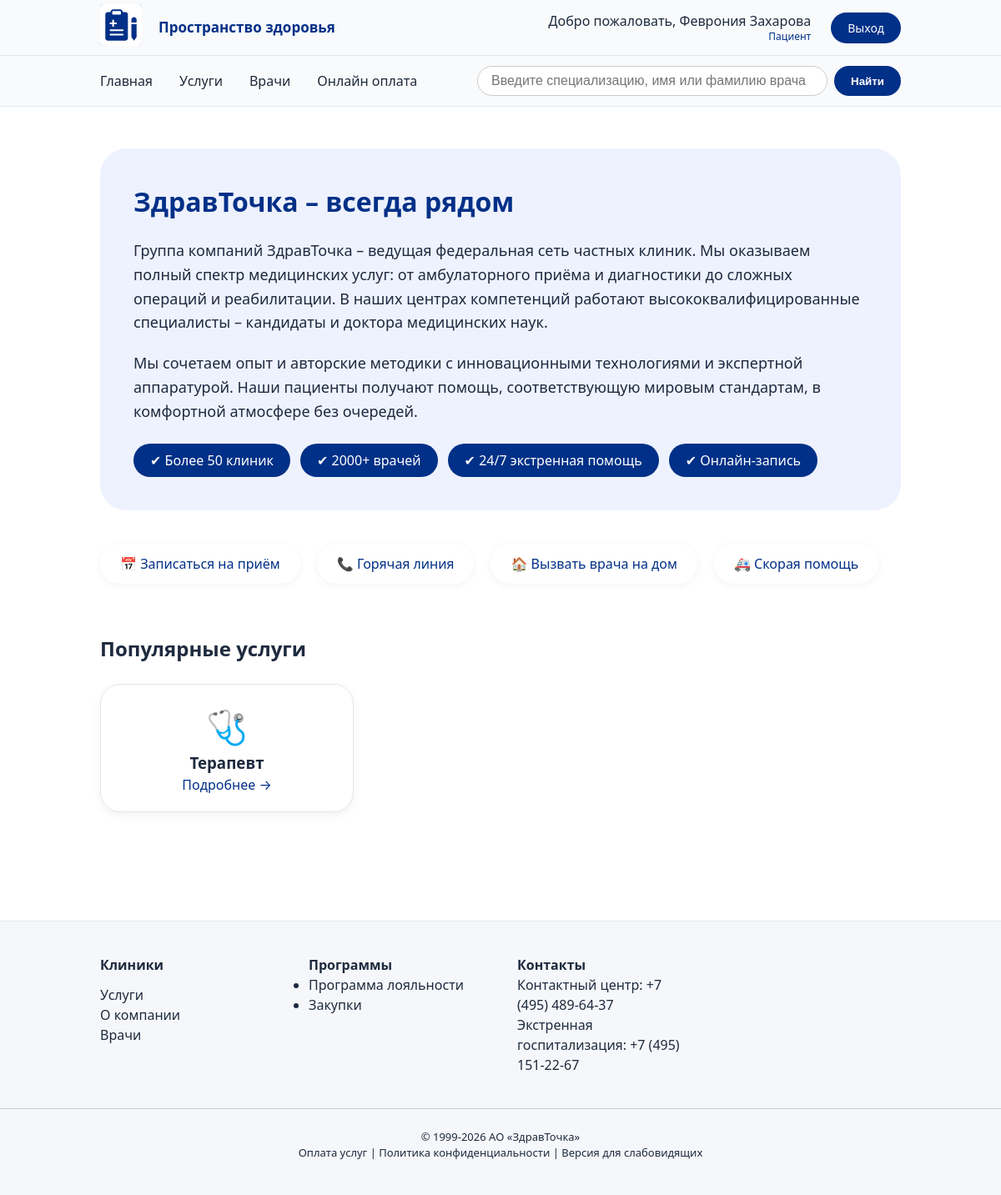
Page / (signed in) on the committed database.
### users/models.py (models this page shows, shortened)
class CustomUser(AbstractUser):
    ROLE_CHOICES = [
        ('admin', 'Администратор'),
        ('doctor', 'Врач'),
        ('patient', 'Пациент'),
    ]
    role = models.CharField(max_length=20, choices=ROLE_CHOICES, default='patient', verbose_name='Роль')
    phone = models.CharField(max_length=16, unique=True, verbose_name='Телефон')
    def full_name(self):
        return self.get_full_name() or self.username
    class Meta:
        verbose_name = 'Пользователь'
        verbose_name_plural = 'Пользователи'

### main/models.py (models this page shows, shortened)
class Specialization(models.Model):
    name = models.CharField(max_length=100, unique=True)
    slug = models.SlugField(max_length=100, unique=True, blank=True)
    description = models.TextField(blank=True, null=True, verbose_name='Описание')
    class Meta:
        verbose_name = 'Специализация'
        verbose_name_plural = 'Специализации'

### main/views.py (the view)
# urls.py: path('', views.home, name='home'),
def home(request):
    popular_services = Specialization.objects.annotate(
        doctor_count=Count('doctor')
    ).order_by('-doctor_count', 'name')[:4]
    context = {
        'popular_services': popular_services,
        'popular_directions': ['Акушерство-гинекология', 'Кардиология', 'Неврология', 'Дерматология'],
    }
    return render(request, 'pages/home.html', context)

### users/context_processors.py (called while the page is built)
def user_role(request):
    if request.user.is_authenticated:
        if request.user.is_superuser:
            role = 'Администратор'
        elif hasattr(request.user, 'doctor_profile'):
            role = 'Врач'
        elif hasattr(request.user, 'patient_profile'):
            role = 'Пациент'
        else:
            role = 'Пользователь'
        return {
            'user_role': role,
            'user_full_name': request.user.full_name or request.user.username,
        }
    return {}

### main/templates/pages/home.html (shortened to what this page needs)
{% extends 'base.html' %}
{% block content %}
    <div class="container">
   <div class="about-clinic" style="background: #eef2ff; border-radius: 32px; padding: 40px; margin: 40px 0;">
    <h2 style="font-size: 32px; color: #003087; margin-bottom: 20px;">ЗдравТочка – всегда рядом</h2>
    <p style="font-size: 18px; line-height: 1.6; margin-bottom: 20px;">
        Группа компаний ЗдравТочка – ведущая федеральная сеть частных клиник. Мы оказываем полный спектр медицинских услуг: от амбулаторного приёма и диагностики до сложных операций и реабилитации.
        В наших центрах компетенций работают высококвалифицированные специалисты – кандидаты и доктора медицинских наук.
    </p>
    <p style="font-size: 18px; line-height: 1.6; margin-bottom: 20px;">
        Мы сочетаем опыт и авторские методики с инновационными технологиями и экспертной аппаратурой. Наши пациенты получают помощь, соответствующую мировым стандартам, в комфортной атмосфере без очередей.
    </p>
    <div style="display: flex; gap: 12px; flex-wrap: wrap; margin-top: 24px;">
        <span style="background: #003087; color: white; padding: 8px 20px; border-radius: 40px;">✔  Более 50 клиник</span>
        <span style="background: #003087; color: white; padding: 8px 20px; border-radius: 40px;">✔  2000+ врачей</span>
        <span style="background: #003087; color: white; padding: 8px 20px; border-radius: 40px;">✔  24/7 экстренная помощь</span>
        <span style="background: #003087; color: white; padding: 8px 20px; border-radius: 40px;">✔  Онлайн-запись</span>
    </div>
</div>
        <div style="display: flex; flex-wrap: wrap; gap: 20px;">
            {% if user.is_authenticated %}
    <a href="{% url 'appointments:list' %}" class="info-link">📅 Записаться на приём</a>
{% else %}
    <a href="{% url 'users:login' %}"class="info-link">📅 Войдите, чтобы записаться</a>
{% endif %}
            <a href="tel:+112" class="info-link">📞 Горячая линия</a>
            <a href="{% url 'appointments:list' %}" class="info-link">🏠 Вызвать врача на дом</a>
            <a href="tel:+112" class="info-link">🚑 Скорая помощь</a>
        </div>
        <section style="margin: 60px 0;">
            <h2 style="margin-bottom: 24px;">Популярные услуги</h2>
            <div class="grid-4">
                {% for service in popular_services %}
                <div class="card" style="text-align: center;">
                    <div style="font-size: 40px;">🩺</div>
                    <h3>{{ service.name }}</h3>
                    <a href="{% url 'services' %}" style="color: var(--primary);">Подробнее →</a>
                </div>
                {% empty %}
                <div class="card" style="text-align: center;">
                    <div style="font-size: 40px;">🩺</div>
                    <h3>Услуга не найдена</h3>
                    <p>Добавьте специализации в панели администрирования.</p>
                </div>
                {% endfor %}
            </div>
        </section>
    </div>
{% endblock %}

### main/templates/partials/header.html (shortened to what this page needs)
{% load static %}
<div style="background: #f8fafc; border-bottom: 1px solid #e2e8f0;padding: 5px 120px">
    <div class="container" style="display: flex; justify-content: space-between; align-items: center;">
        <div style="display: flex; gap: 20px; align-items: center;">
            <a href="/">
                <img src="{% static 'main/image/logo.svg' %}" alt="ЗдравТочка" style="height: 50px;">
            </a>
            <span style="color: #003087;font-weight: bold;font-size: 17px">Пространство здоровья</span>
        </div>
        <div style="display: flex; gap: 24px; align-items: center;">
            {% if user.is_authenticated %}
                <div style="text-align: right; line-height: 1.3;">
                    <div style="font-weight: 500;">Добро пожаловать, {{ user_full_name }}</div>
                    <div style="font-size: 12px; color: #003087;">{{ user_role }}</div>
                </div>
                <a href="{% url 'users:logout' %}" class="btn-logout">Выход</a>
            {% else %}
                <a href="{% url 'users:login' %}" class="btn-login">Вход</a>
                <a href="{% url 'users:register' %}" class="btn-register">Регистрация</a>
            {% endif %}
        </div>
        </div>
    </div>

### main/templates/base.html (style rules this page uses)
* { margin: 0; padding: 0; box-sizing: border-box; }
body { font-family: 'Segoe UI', system-ui, -apple-system, Roboto, sans-serif; background: #ffffff; color: #1e2a3e; line-height: 1.5; }
:root { --primary: #003087; --primary-dark: #002266; --secondary: #e31c79; --gray-bg: #f5f7fa; --gray-border: #e2e8f0; --text-dark: #1e2a3a; --text-muted: #5b6e8c; }
a { text-decoration: none; color: inherit; }
.grid-4 { display: grid; grid-template-columns: repeat(auto-fill, minmax(260px, 1fr)); gap: 24px; }
.card { background: white; border-radius: 24px; box-shadow: 0 4px 12px rgba(0,0,0,0.05); padding: 20px; transition: 0.2s; border: 1px solid var(--gray-border); }
.btn-login, .btn-logout, .btn-register { padding: 8px 20px; border-radius: 40px; text-decoration: none; font-size: 14px; font-weight: 500; transition: all 0.2s ease; display: inline-block; text-align: center; cursor: pointer; }
.btn-logout { background-color: #003087; color: white; border: none; }

### main/templates/pages/home.html (style rules this page uses)
.info-link { background: white; padding: 12px 24px; border-radius: 60px; text-decoration: none; font-weight: 500; color: #003087; box-shadow: 0 2px 8px rgba(0, 0, 0, 0.05); transition: 0.2s; }

### rows in the picture
CustomUser: first_name+last_name "Феврония Захарова"
Specialization: name "Терапевт"

### other values in the picture
{{ user_role }} "Пациент"
